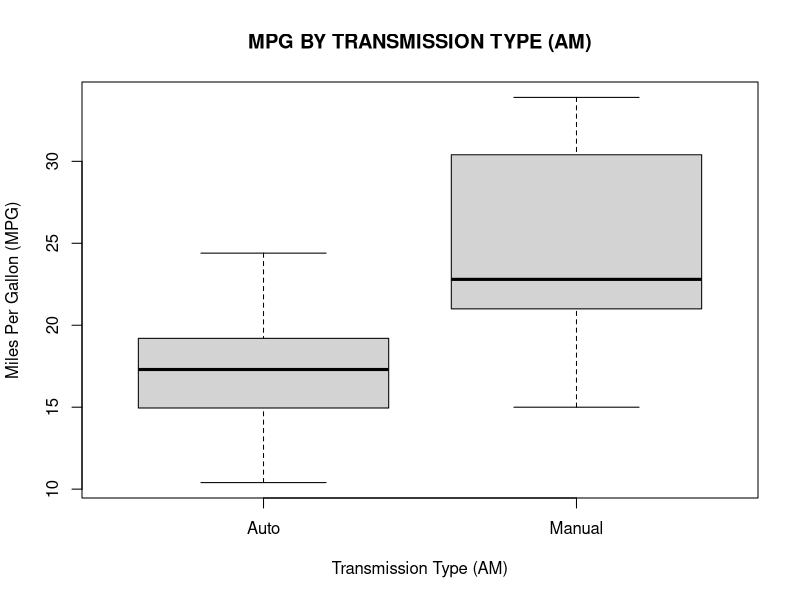
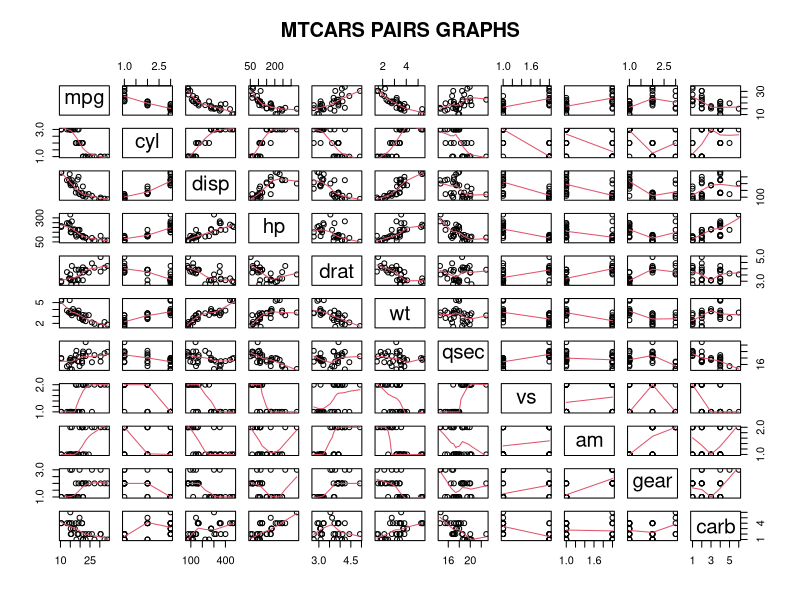
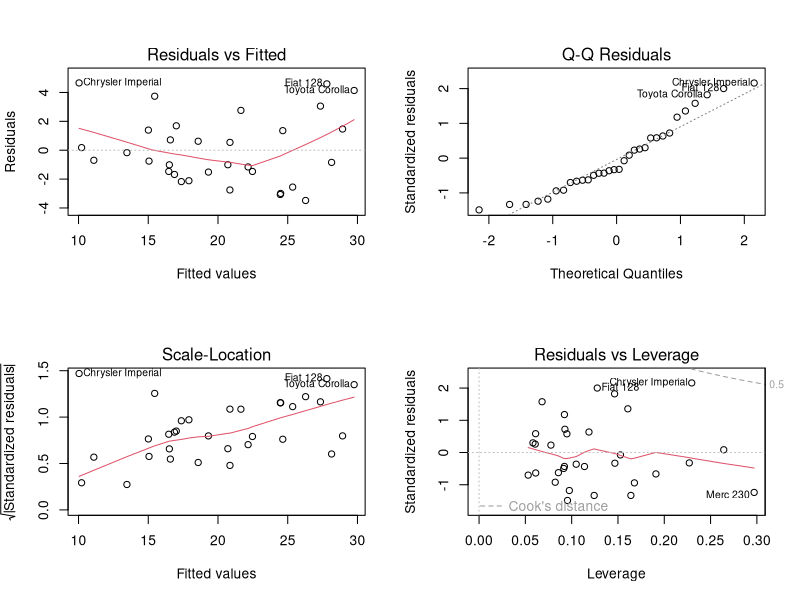

Write the R code that produced these figures, in order.
## ---- chunk 1
knitr::opts_chunk$set(echo = TRUE)
## ---- chunk 2
library(datasets)
data(mtcars)
## ---- chunk 3
mtcars$cyl <- as.factor(mtcars$cyl); mtcars$vs <- as.factor(mtcars$vs)
mtcars$gear <- as.factor(mtcars$gear); mtcars$carb <- as.factor(mtcars$carb)
mtcars$am <- as.factor(mtcars$am)
## ---- chunk 4
levels(mtcars$am) <- c("Auto", "Manual")
## ---- chunk 5
dim(mtcars)  ## 32 observations and 11 variables
head(mtcars) ## some observations to better understand mtcars 
str(mtcars) ## variable types after coersion
## ---- chunk 6
## PLEASE, REFERS TO GRAPHIC FIGURE 1 AT APPENDIX
## ---- chunk 7
## PLEASE, REFERS TO GRAPHIC FIGURE 2 AT APPENDIX
## ---- chunk 8
fit1 <- lm(mpg ~ am, mtcars)
summary(fit1)
## ---- chunk 9
fitall <- lm(mpg ~ ., mtcars)
summary(fitall)
## ---- chunk 10
bestFit <- step(fitall,direction="both",trace=FALSE)
summary(bestFit)
## ---- chunk 11
lastModel <- lm(mpg ~ wt + qsec + am, data = mtcars)
summary(lastModel)$coef
## ---- chunk 12
# PLEASE, REFERS TO GRAPHIC FIGURE 3 AT APPENDIX
## ---- chunk 13
## GRAPHIC FIGURE 1
plot(mpg ~ am, data = mtcars, main = "MPG BY TRANSMISSION TYPE (AM)", xlab = "Transmission Type (AM)", ylab = "Miles Per Gallon (MPG)")
## ---- chunk 14
## GRAPHIC FIGURE 2
pairs(mtcars, panel = panel.smooth, main = "MTCARS PAIRS GRAPHS")
## ---- chunk 15
# GRAPHIC FIGURE 3
par(mfrow = c(2, 2))
plot(lastModel)
